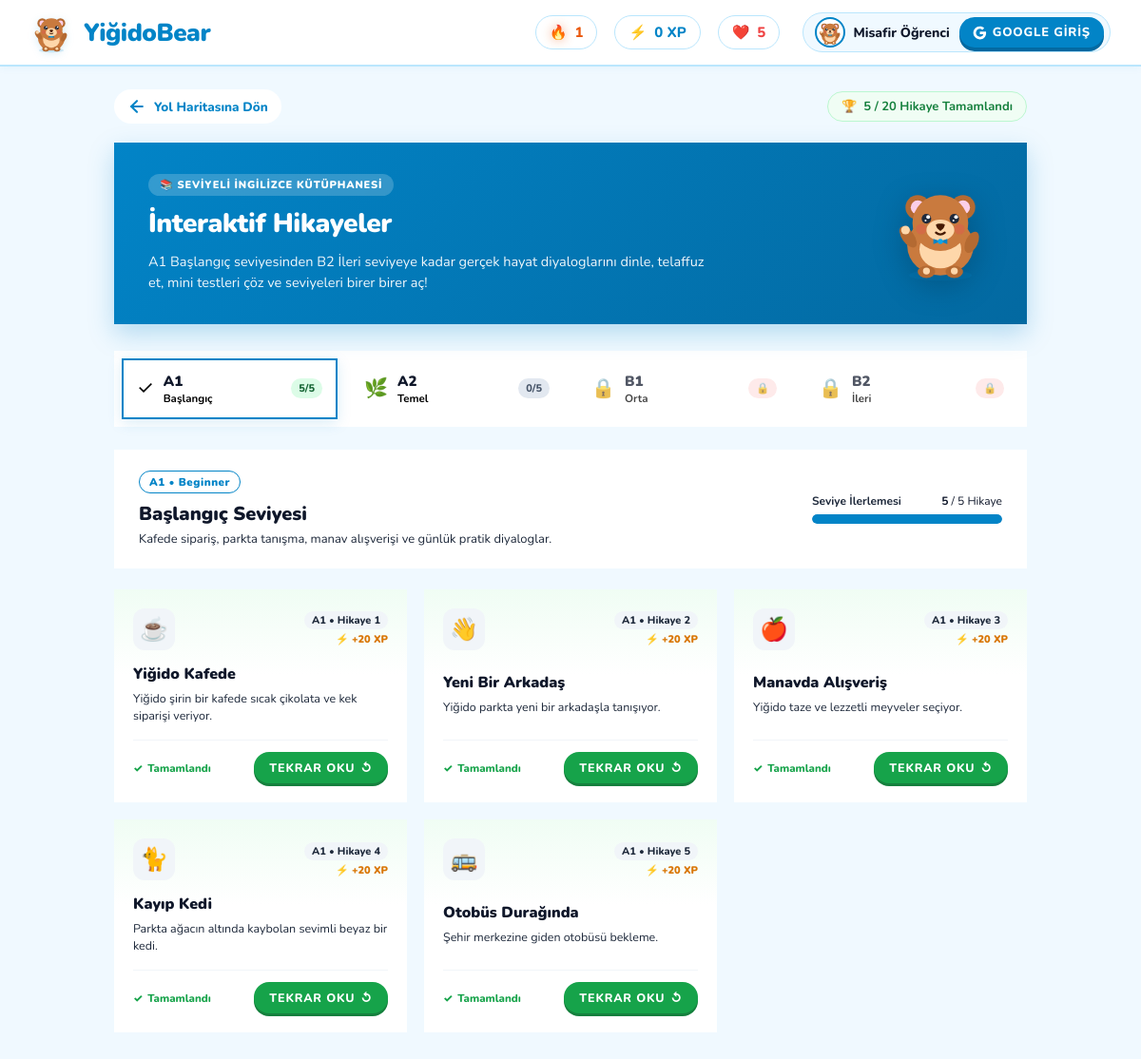
The page /stories?level=A1 on the database its author committed.
### tables this page shows
CREATE TABLE users (
        id INTEGER PRIMARY KEY AUTOINCREMENT,
        username TEXT UNIQUE NOT NULL,
        hearts INTEGER DEFAULT 5,
        max_hearts INTEGER DEFAULT 5,
        xp INTEGER DEFAULT 0,
        streak INTEGER DEFAULT 1,
        created_at TIMESTAMP DEFAULT CURRENT_TIMESTAMP
    , name TEXT, email TEXT, google_id TEXT, avatar TEXT, daily_goal INTEGER DEFAULT 50, bio TEXT DEFAULT "İngilizce öğrenmeyi seviyorum!", last_heart_loss_time TIMESTAMP DEFAULT NULL, is_premium INTEGER DEFAULT 0, streak_count INTEGER DEFAULT 0, last_study_date TEXT DEFAULT NULL, referral_code TEXT DEFAULT NULL, invited_count INTEGER DEFAULT 0);

CREATE TABLE stories (
            id INTEGER PRIMARY KEY AUTOINCREMENT,
            unit_id INTEGER NOT NULL,
            title TEXT NOT NULL,
            description TEXT,
            icon TEXT DEFAULT 'coffee',
            xp_reward INTEGER DEFAULT 20,
            created_at TIMESTAMP DEFAULT CURRENT_TIMESTAMP, level TEXT DEFAULT 'A1', order_in_level INTEGER DEFAULT 1,
            FOREIGN KEY (unit_id) REFERENCES units(id)
        );

### app.py (the view)
@app.route('/stories')
@login_required
def stories_library():
    conn = get_db_connection()
    user = g.user
    completed_rows = conn.execute(
        'SELECT story_id FROM user_story_progress WHERE user_id = ? AND completed = 1',
        (user['id'],)
    ).fetchall()
    completed_story_ids = set(r['story_id'] for r in completed_rows)
    total_completed = len(completed_story_ids)
    levels_config = [
        {
            'code': 'A1',
            'title': 'Başlangıç Seviyesi',
            'badge': 'A1 • Beginner',
            'desc': 'Kafede sipariş, parkta tanışma, manav alışverişi ve günlük pratik diyaloglar.',
            'icon': '🌱',
            'prev_level': None,
            'color': '#0284c7'
        },
        {
            'code': 'A2',
            'title': 'Temel Seviye',
            'badge': 'A2 • Elementary',
            'desc': 'Kütüphane, hafta sonu kampı, doktor kontrolü ve seyahat diyalogları.',
            'icon': '🌿',
            'prev_level': 'A1',
            'color': '#059669'
        },
        {
            'code': 'B1',
            'title': 'Orta Seviye',
            'badge': 'B1 • Intermediate',
            'desc': 'İş mülakatı, otel rezervasyonu, sıfır atık projesi ve kültürel etkinlikler.',
            'icon': '🌲',
            'prev_level': 'A2',
            'color': '#d97706'
        },
        {
            'code': 'B2',
            'title': 'İleri Seviye',
            'badge': 'B2 • Upper-Intermediate',
            'desc': 'Yapay zeka etiği, tohum yatırım, iklim paneli ve derin uzay araştırmaları.',
            'icon': '🌟',
            'prev_level': 'B1',
            'color': '#7c3aed'
        }
    ]
    levels_data = []
    default_active_level = 'A1'
    found_active = False
    for lvl in levels_config:
        stories_rows = conn.execute(
            'SELECT * FROM stories WHERE level = ? ORDER BY order_in_level ASC',
            (lvl['code'],)
        ).fetchall()
        if lvl['prev_level'] is None:
            is_unlocked = True
        else:
            prev_stories = conn.execute(
                'SELECT id FROM stories WHERE level = ?',
                (lvl['prev_level'],)
            ).fetchall()
            is_unlocked = (len(prev_stories) >= 5 and all(s['id'] in completed_story_ids for s in prev_stories))
        level_stories = []
        completed_in_level = 0
        level_has_active_story = False
        for idx, s in enumerate(stories_rows):
            is_completed = s['id'] in completed_story_ids
            if is_completed:
                completed_in_level += 1
            if not is_unlocked:
                story_status = 'locked'
            elif is_completed:
                story_status = 'completed'
            elif idx == 0 or (idx > 0 and stories_rows[idx - 1]['id'] in completed_story_ids):
                if not level_has_active_story:
                    story_status = 'active'
                    level_has_active_story = True
                else:
                    story_status = 'open'
            else:
                story_status = 'locked'
            level_stories.append({
                'id': s['id'],
                'level': s['level'],
                'order_in_level': s['order_in_level'],
                'title': s['title'],
                'description': s['description'],
                'icon': s['icon'],
                'xp_reward': s['xp_reward'],
                'status': story_status
            })
        total_in_level = len(stories_rows)
        percent = int((completed_in_level / total_in_level) * 100) if total_in_level > 0 else 0
        is_all_completed = (total_in_level > 0 and completed_in_level == total_in_level)
        if is_unlocked and not is_all_completed and not found_active:
            default_active_level = lvl['code']
            found_active = True
        levels_data.append({
            'code': lvl['code'],
            'title': lvl['title'],
            'badge': lvl['badge'],
            'desc': lvl['desc'],
            'icon': lvl['icon'],
            'color': lvl['color'],
            'prev_level': lvl['prev_level'],
            'is_unlocked': is_unlocked,
            'is_all_completed': is_all_completed,
            'completed_count': completed_in_level,
            'total_count': total_in_level,
            'percent': percent,
            'stories': level_stories
        })
    conn.close()
    requested_level = request.args.get('level', '').upper()
    active_level = requested_level if requested_level in ['A1', 'A2', 'B1', 'B2'] else default_active_level
    return render_template('stories.html',
                           user=user,
                           levels=levels_data,
                           active_level=active_level,
                           total_completed=total_completed)

### app.py (called while the page is built, shortened)
def get_db_connection():
    conn = sqlite3.connect(DB_PATH)
    conn.row_factory = sqlite3.Row
    return conn

def get_or_create_default_user(conn):
    cursor = conn.cursor()
    cursor.execute('SELECT * FROM users WHERE id = 1')
    user = cursor.fetchone()
    return user

def is_guest_user(user):
    if not user:
        return True
    return bool(user['google_id'] is None or user['google_id'] == '')

def login_required(f):
    @wraps(f)
    def decorated_function(*args, **kwargs):
        if not g.user:
            session['next_url'] = request.url
            return redirect(url_for('login'))
        return f(*args, **kwargs)
    return decorated_function

### templates/stories.html (shortened to what this page needs)
{% extends "base.html" %}
{% block content %}
<div class="stories-library-wrapper">
    <div class="stories-top-nav">
        <a href="{{ url_for('dashboard') }}" class="btn-back-dashboard" title="Yol Haritasına Dön">
            <svg width="20" height="20" viewBox="0 0 24 24" fill="none" stroke="currentColor" stroke-width="2.5" stroke-linecap="round" stroke-linejoin="round">
                <line x1="19" y1="12" x2="5" y2="12"></line>
                <polyline points="12 19 5 12 12 5"></polyline>
            </svg>
            <span>Yol Haritasına Dön</span>
        </a>
        <div class="stories-stats-counter-tag">
            <span class="stats-icon">🏆</span>
            <span class="stats-text"><strong>{{ total_completed }}</strong> / 20 Hikaye Tamamlandı</span>
        </div>
    </div>
    <div class="stories-hero-banner">
        <div class="stories-hero-content">
            <div class="stories-hero-badge">📚 SEVİYELİ İNGİLİZCE KÜTÜPHANESİ</div>
            <h1 class="stories-hero-title">İnteraktif Hikayeler</h1>
            <p class="stories-hero-desc">
                A1 Başlangıç seviyesinden B2 İleri seviyeye kadar gerçek hayat diyaloglarını dinle, telaffuz et, mini testleri çöz ve seviyeleri birer birer aç!
            </p>
        </div>
        <div class="stories-hero-mascot">
            <img src="{{ url_for('static', filename='images/mascot_happy.svg') }}" alt="Ayıcık Yiğido Kitap Okuyor" class="hero-mascot-img">
        </div>
    </div>
    <div class="level-tabs-container">
        <div class="level-tabs-track">
            {% for lvl in levels %}
            {% set is_current_tab = (active_level == lvl.code) %}
            <button type="button"
                    class="level-tab-btn {% if is_current_tab %}active{% endif %} {% if not lvl.is_unlocked %}tab-locked{% endif %}"
                    onclick="switchLevelTab('{{ lvl.code }}')"
                    id="tab-btn-{{ lvl.code }}">
                <span class="tab-level-icon">
                    {% if not lvl.is_unlocked %}
                        🔒
                    {% elif lvl.is_all_completed %}
                        ✓
                    {% else %}
                        {{ lvl.icon }}
                    {% endif %}
                </span>
                <div class="tab-text-group">
                    <span class="tab-level-code">{{ lvl.code }}</span>
                    <span class="tab-level-name">{{ lvl.title.split()[0] }}</span>
                </div>
                {% if lvl.is_unlocked %}
                    <span class="tab-level-progress-pill {% if lvl.is_all_completed %}completed{% endif %}">
                        {{ lvl.completed_count }}/{{ lvl.total_count }}
                    </span>
                {% else %}
                    <span class="tab-level-progress-pill pill-locked">🔒</span>
                {% endif %}
            </button>
            {% endfor %}
        </div>
    </div>
    <div class="level-panels-wrapper">
        {% for lvl in levels %}
        {% set is_active_pane = (active_level == lvl.code) %}
        <div class="level-panel {% if is_active_pane %}active{% endif %}" id="panel-{{ lvl.code }}">
            <div class="level-panel-header">
                <div class="level-header-left">
                    <span class="level-status-pill" style="border-color: {{ lvl.color }}; color: {{ lvl.color }};">
                        {{ lvl.badge }}
                    </span>
                    <h2 class="level-panel-title">{{ lvl.title }}</h2>
                    <p class="level-panel-desc">{{ lvl.desc }}</p>
                </div>
                <div class="level-header-progress-box">
                    <div class="level-progress-labels">
                        <span class="progress-title">Seviye İlerlemesi</span>
                        <span class="progress-ratio"><strong>{{ lvl.completed_count }}</strong> / {{ lvl.total_count }} Hikaye</span>
                    </div>
                    <div class="level-progress-track">
                        <div class="level-progress-fill" style="width: {{ lvl.percent }}%; background: {{ lvl.color }};"></div>
                    </div>
                </div>
            </div>
            {% if not lvl.is_unlocked %}
            <div class="level-locked-banner-card">
                <div class="locked-banner-icon-wrap">
                    <span class="locked-big-icon">🔒</span>
                </div>
                <h3 class="locked-banner-title">Bu Seviye Kilitli!</h3>
                <p class="locked-banner-instruction">
                    Kilidi açmak için <strong>{{ lvl.prev_level }} seviyesindeki tüm hikayeleri tamamla</strong>.
                </p>
                <div class="locked-banner-actions">
                    <button type="button" class="btn-3d btn-blue" onclick="switchLevelTab('{{ lvl.prev_level }}')">
                        {{ lvl.prev_level }} Seviyesine Git ➔
                    </button>
                </div>
            </div>
            {% else %}
            <div class="stories-grid">
                {% for story in lvl.stories %}
                <div class="story-card story-card-{{ story.status }}" id="story-card-{{ story.id }}">
                    <div class="story-card-top">
                        <div class="story-icon-bubble">
                            <span>{{ story.icon or '☕' }}</span>
                        </div>
                        <div class="story-card-badges">
                            <span class="story-order-badge">{{ lvl.code }} • Hikaye {{ story.order_in_level }}</span>
                            <span class="story-xp-tag">⚡ +{{ story.xp_reward }} XP</span>
                        </div>
                    </div>
                    <div class="story-card-body">
                        <h3 class="story-card-title">{{ story.title }}</h3>
                        <p class="story-card-description">{{ story.description }}</p>
                    </div>
                    <div class="story-card-footer">
                        {% if story.status == 'completed' %}
                            <div class="story-status-indicator completed">
                                <span class="indicator-icon">✓</span>
                                <span class="indicator-text">Tamamlandı</span>
                            </div>
                            <a href="{{ url_for('story_view', story_id=story.id) }}" class="btn-3d btn-green-soft btn-story-link">
                                <span>Tekrar Oku</span>
                                <span class="btn-arrow">↺</span>
                            </a>
                        {% endif %}
                    </div>
                </div>
                {% endfor %}
            </div>
            {% endif %}
        </div>
        {% endfor %}
    </div>
</div>
{% endblock %}

### templates/base.html (shortened to what this page needs)
<!DOCTYPE html>
<html lang="tr">
<head>
    <link rel="stylesheet" href="{{ url_for('static', filename='css/style.css') }}">
</head>
<body>
    {% block header %}
    <header class="app-header">
        <a href="{{ url_for('dashboard') if current_user else url_for('login') }}" class="brand"
            title="YiğidoBear Ana Sayfa">
            <img src="{{ url_for('static', filename='images/mascot_happy.svg') }}" alt="Ayıcık Yiğido"
                class="brand-logo-img">
            <span class="brand-name">YiğidoBear</span>
        </a>
        {% if current_user %}
        <div class="stats-bar">
            <div class="stat-item stat-streak {% if has_studied_today %}streak-active{% else %}streak-inactive{% endif %}"
                title="{% if has_studied_today %}Harika! Bugün serini korudun ({{ streak_count }} gün){% else %}Bugün henüz ders çözmedin! Serini korumak için bir ders çöz (Seri: {{ streak_count }} gün){% endif %}">
                <span class="stat-icon streak-flame {% if has_studied_today %}streak-active{% else %}streak-inactive{% endif %}">🔥</span>
                <span id="header-streak-val">{{ streak_count }}</span>
            </div>
            <div class="stat-item stat-xp" title="Kazanılan Toplam Deneyim (XP)">
                <span class="stat-icon">⚡</span>
                <span id="header-xp-val">{{ current_user['xp'] }} XP</span>
            </div>
            <div class="stat-item stat-hearts {% if is_premium %}stat-hearts-plus{% endif %}" id="header-hearts-btn"
                title="{% if is_premium %}YiğidoBear Plus: Sınırsız Can!{% else %}Kalan Canlar (Canı yenilemek için tıkla){% endif %}">
                {% if is_premium %}
                <span class="heart-icon">⚡</span>
                <span id="header-hearts-val" class="header-plus-text">∞ PLUS</span>
                {% else %}
                <span class="heart-icon">❤️</span>
                <span id="header-hearts-val">{{ current_user['hearts'] }}</span>
                {% endif %}
            </div>
            <div class="nav-user-profile">
                {% if is_guest %}
                <div class="nav-profile-link" style="cursor: default;" title="Misafir Öğrenci">
                    <img src="{{ url_for('static', filename='images/mascot_happy.svg') }}" alt="Misafir"
                        class="nav-user-avatar">
                    <span class="nav-user-name">Misafir Öğrenci</span>
                </div>
                <a href="{{ url_for('login_google') }}" class="btn-3d btn-blue"
                    style="font-size: 13px; padding: 7px 14px; text-decoration: none; display: inline-flex; align-items: center; gap: 6px;"
                    title="Tüm derslerin kilidini açmak için giriş yap">
                    <span>Google Giriş</span>
                </a>
                {% endif %}
            </div>
        </div>
        {% else %}
        <div style="display: flex; gap: 12px; align-items: center;">
            <a href="{{ url_for('login') }}" class="btn-3d btn-blue" style="font-size: 13px; padding: 9px 18px;">
                Giriş Yap
            </a>
        </div>
        {% endif %}
    </header>
    {% endblock %}
    <main class="main-body">
        {% block content %}{% endblock %}
    </main>
</body>
</html>

### rows shown on the page
users: xp "0", hearts "5"
stories: icon "☕", code "A1", order_in_level "1", xp_reward "20", title "Yiğido Kafede", description "Yiğido şirin bir kafede sıcak çikolata ve kek siparişi veriyor."
stories: icon "👋", code "A1", order_in_level "2", xp_reward "20", title "Yeni Bir Arkadaş", description "Yiğido parkta yeni bir arkadaşla tanışıyor."
stories: icon "🍎", code "A1", order_in_level "3", xp_reward "20", title "Manavda Alışveriş", description "Yiğido taze ve lezzetli meyveler seçiyor."
stories: icon "🐈", code "A1", order_in_level "4", xp_reward "20", title "Kayıp Kedi", description "Parkta ağacın altında kaybolan sevimli beyaz bir kedi."
stories: icon "🚌", code "A1", order_in_level "5", xp_reward "20", title "Otobüs Durağında", description "Şehir merkezine giden otobüsü bekleme."

### other values the page prints
{{ streak_count }} "1"
{{ total_completed }} "5"
{{ lvl.code }} "A1" "A2" "B1" "B2"
{{ lvl.title.split()[0] }} "Başlangıç" "Temel" "Orta" "İleri"
{{ lvl.completed_count }} "5" "0"
{{ lvl.total_count }} "5" "5"
{{ lvl.icon }} "🌿"
{{ lvl.badge }} "A1 • Beginner"
{{ lvl.title }} "Başlangıç Seviyesi"
{{ lvl.desc }} "Kafede sipariş, parkta tanışma, manav alışverişi ve günlük pratik diyaloglar."
{{ lvl.completed_count }} "5"
{{ lvl.total_count }} "5"
